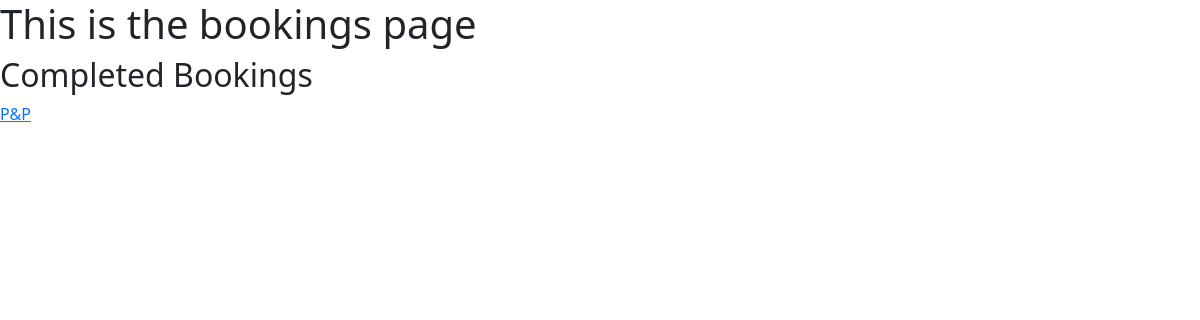
The page /show_bookings/ on the database as committed earlier.
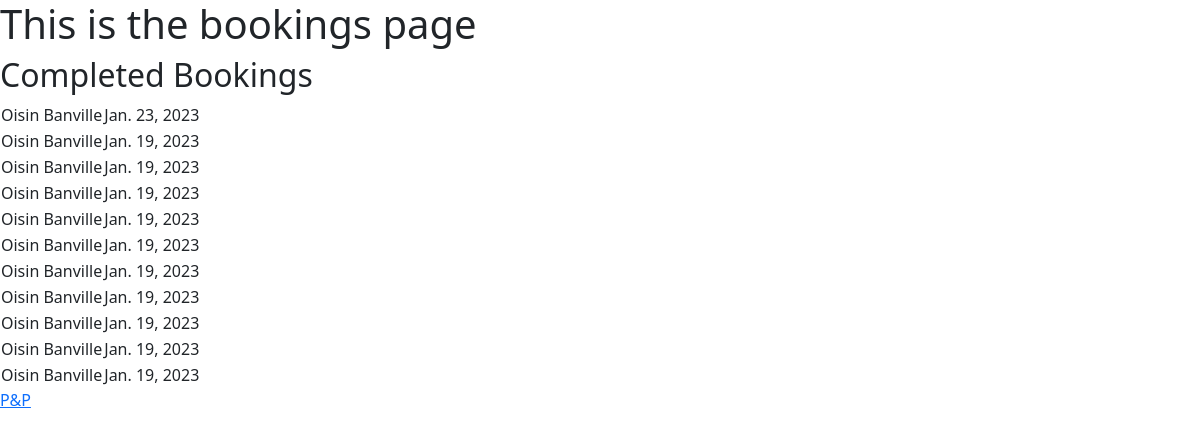
The same page on the database as committed later.
### booking/models.py (models this page shows, shortened)
class Booking(models.Model):
    date = models.DateField()
    guests = models.PositiveIntegerField(validators=[MinValueValidator(1),
                                                     MaxValueValidator(16)],
                                         null=True)
    name = models.CharField(max_length=30, blank=False)
    phone = models.CharField(max_length=15, blank=False)
    email = models.EmailField()

### booking/views.py (the view)
# urls.py: path('show_bookings/', show_bookings, name='Confirmed_Bookings')
def show_bookings(request):
    bookings = Booking.objects.all()
    context = {
        'bookings': bookings
    }
    return render(request, 'booking/show_bookings.html', context)

### booking/templates/booking/show_bookings.html (shortened to what this page needs)
<!DOCTYPE html>
<html lang="en">
<head>
    <link rel="stylesheet" type="text/css" href="assets/style.css/style.css">
    <link href="https://cdn.jsdelivr.net/npm/bootstrap@5.3.0-alpha1/dist/css/bootstrap.min.css" rel="stylesheet">
</head>
<body>
    <header>
<h1>This is the bookings page</h1>
    </header>
    <h2>Completed Bookings</h2>
    <table>
        {% for booking in bookings %}
            <tr>
                <td>{{ booking.name }}</td>
                <td>{{ booking.date }}</td>
            </tr>
        {% endfor %}
    </table>
    <footer>
        <div class="footer">
            <div>
                <a href="../" class="restaurant-logo-footer">P&P</a>
            </div>
        </div>
    </footer>
</body>

Rows that differ between the two databases and show on the page:
added Booking: name "Oisin Banville", date "Jan. 23, 2023"
added Booking: name "Oisin Banville", date "Jan. 19, 2023"
added Booking: name "Oisin Banville", date "Jan. 19, 2023"
added Booking: name "Oisin Banville", date "Jan. 19, 2023"
added Booking: name "Oisin Banville", date "Jan. 19, 2023"
added Booking: name "Oisin Banville", date "Jan. 19, 2023"
added Booking: name "Oisin Banville", date "Jan. 19, 2023"
added Booking: name "Oisin Banville", date "Jan. 19, 2023"
added Booking: name "Oisin Banville", date "Jan. 19, 2023"
added Booking: name "Oisin Banville", date "Jan. 19, 2023"
added Booking: name "Oisin Banville", date "Jan. 19, 2023"
